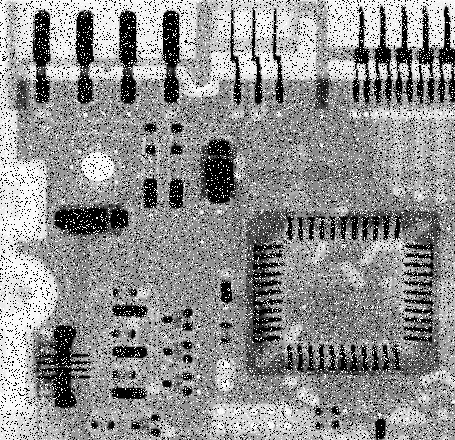
%> input picture Chp 3/3.5 Smoothing Spatial filters/3.5.2 Order-Statistic (nonlinear) filters/circuit board.tif, 455 x 440 px
$ octave median_min_max_filter.m   (GNU Octave 9; MATLAB toolbox functions it lacks are replaced by stand-ins)
%> lines starting %> are read from the running program, lines starting %| are printed output that depends on the picture
%% Reading img
img = imread('circuit board.tif');
%> img is the input picture: size 440x455 uint8; min 0, max 255, mean 144.1


%% Constants
filter_size = [3 3];


%% Defining filters
box_filter = ones(filter_size)/(filter_size(1)*filter_size(2));
min_filter = @(x) min(x(:));
max_filter = @(x) max(x(:));


%% Appling filters to img
avg_img = imfilter(img, box_filter);
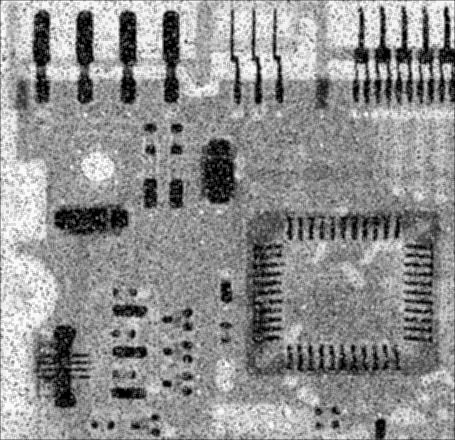
%> avg_img: size 440x455 uint8; min 0, max 253, mean 143.5
midian_filtered_img = medfilt2(img, filter_size);
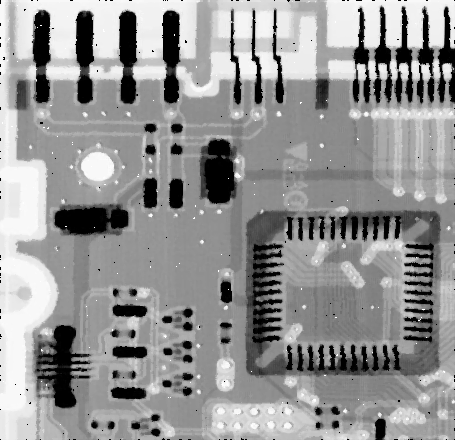
%> midian_filtered_img: size 440x455 uint8; min 0, max 255, mean 147.9
min_filtered_img = nlfilter(img, filter_size, min_filter);
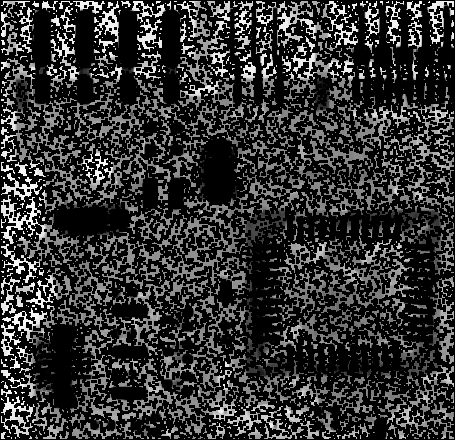
%> min_filtered_img: size 440x455 uint8; min 0, max 249, mean 51.1
max_filtered_img = nlfilter(img, filter_size, max_filter);
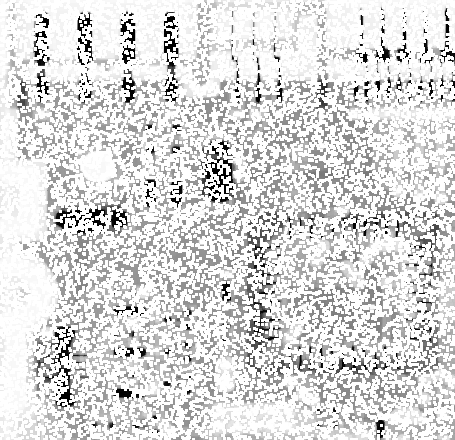
%> max_filtered_img: size 440x455 uint8; min 0, max 255, mean 219


%% Plotting
subplot(2, 3, 1); imshow(img);                  title('Original Image');
subplot(2, 3, 2); imshow(avg_img);              title('Box filter of size 3x3');
subplot(2, 3, 3); imshow(midian_filtered_img);  title('Median filter of size 3x3');
subplot(2, 3, 4); imshow(min_filtered_img);     title('Min filter of size 3x3');
subplot(2, 3, 5); imshow(max_filtered_img);     title('Max filter of size 3x3');
